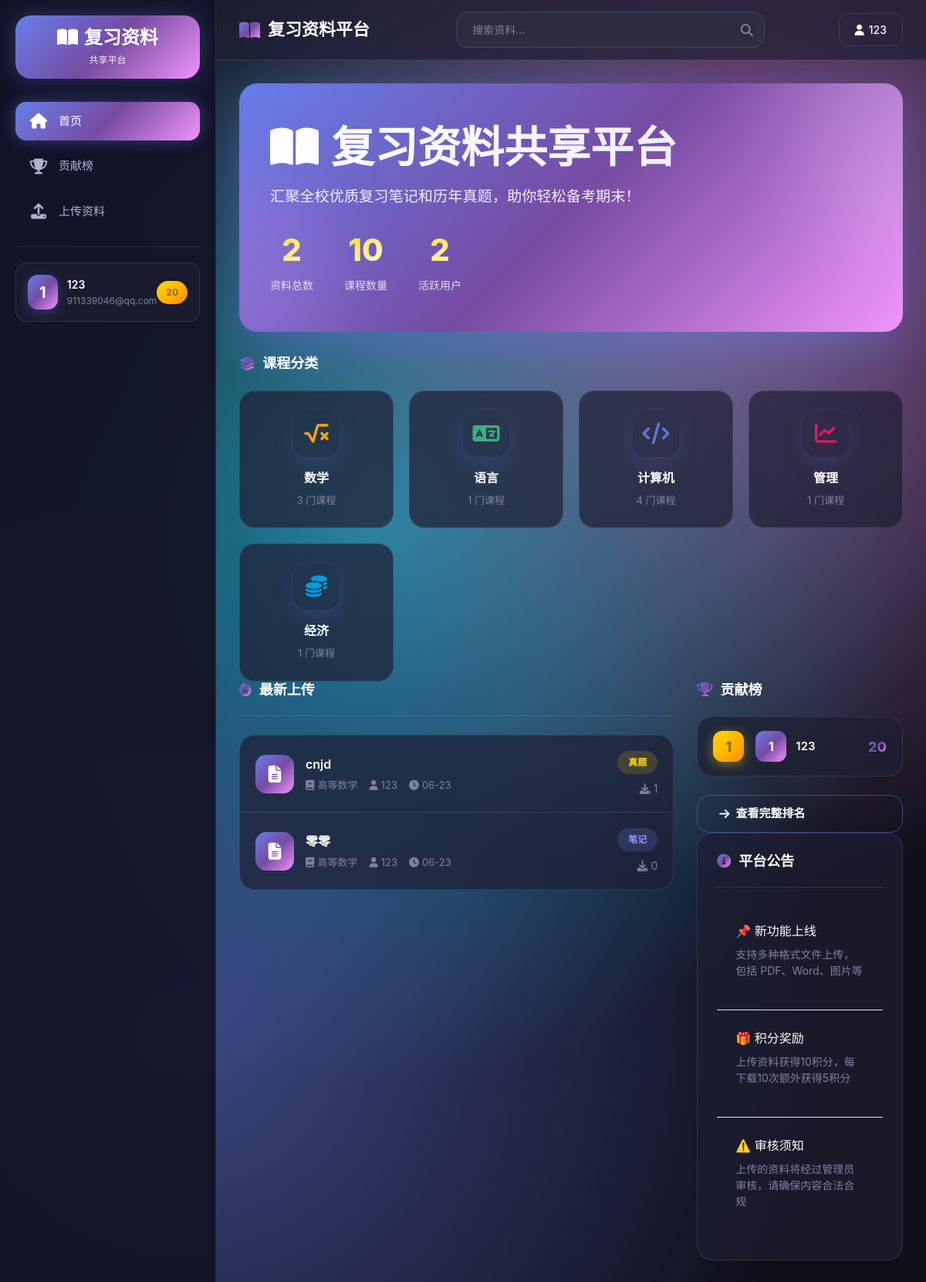
The app's page / (signed in) with its own data.
### app/models.py (models this page shows, shortened)
class User(UserMixin, db.Model):
    id = db.Column(db.Integer, primary_key=True)
    username = db.Column(db.String(80), unique=True, nullable=False)
    email = db.Column(db.String(120), unique=True, nullable=False)
    password_hash = db.Column(db.String(128), nullable=False)
    is_admin = db.Column(db.Boolean, default=False)
    points = db.Column(db.Integer, default=0)
    created_at = db.Column(db.DateTime, default=datetime.utcnow)
    materials = db.relationship('Material', backref='uploader', lazy='dynamic')
    downloads = db.relationship('DownloadRecord', backref='user', lazy='dynamic')

class Material(db.Model):
    id = db.Column(db.Integer, primary_key=True)
    title = db.Column(db.String(200), nullable=False)
    description = db.Column(db.Text)
    file_path = db.Column(db.String(255), nullable=False)
    file_type = db.Column(db.String(20), nullable=False)
    material_type = db.Column(db.String(20), nullable=False)
    uploader_id = db.Column(db.Integer, db.ForeignKey('user.id'))
    course_id = db.Column(db.Integer, db.ForeignKey('course.id'))
    upload_time = db.Column(db.DateTime, default=datetime.utcnow)
    download_count = db.Column(db.Integer, default=0)
    is_approved = db.Column(db.Boolean, default=True)
    downloads = db.relationship('DownloadRecord', backref='material', lazy='dynamic')

class Course(db.Model):
    id = db.Column(db.Integer, primary_key=True)
    name = db.Column(db.String(100), nullable=False)
    category = db.Column(db.String(50), nullable=False)
    materials = db.relationship('Material', backref='course', lazy='dynamic')

### app/main.py (the view)
@bp.route('/')
def index():
    categories = Course.query.with_entities(Course.category).distinct().all()
    categories = [c[0] for c in categories]
    courses_by_category = {}
    for category in categories:
        count = Course.query.filter_by(category=category).count()
        courses_by_category[category] = count
    recent_materials = Material.query.filter_by(is_approved=True).order_by(Material.upload_time.desc()).limit(6).all()
    top_contributors = User.query.filter_by(is_admin=False).order_by(User.points.desc()).limit(5).all()
    total_materials = Material.query.filter_by(is_approved=True).count()
    total_courses = Course.query.count()
    total_users = User.query.count()
    return render_template('main/index.html',
                           categories=categories,
                           courses_by_category=courses_by_category,
                           recent_materials=recent_materials,
                           top_contributors=top_contributors,
                           total_materials=total_materials,
                           total_courses=total_courses,
                           total_users=total_users)

### app/models.py (called while the page is built)
@login_manager.user_loader
def load_user(user_id):
    return User.query.get(int(user_id))

### app/templates/main/index.html (shortened to what this page needs)
{% extends 'base.html' %}
{% block content %}
<div class="hero-section animate-fade-in-up">
    <div class="hero-content">
        <h1><i class="fas fa-book-open mr-3"></i>复习资料共享平台</h1>
        <p>汇聚全校优质复习笔记和历年真题，助你轻松备考期末！</p>
        <div class="hero-stats">
            <div class="hero-stat">
                <div class="hero-stat-value">{{ total_materials }}</div>
                <div class="hero-stat-label">资料总数</div>
            </div>
            <div class="hero-stat">
                <div class="hero-stat-value">{{ total_courses }}</div>
                <div class="hero-stat-label">课程数量</div>
            </div>
            <div class="hero-stat">
                <div class="hero-stat-value">{{ total_users }}</div>
                <div class="hero-stat-label">活跃用户</div>
            </div>
        </div>
    </div>
</div>
<div class="mb-6 animate-fade-in-up delay-200">
    <h2 class="glass-card-title mb-4">
        <i class="fas fa-layer-group"></i>课程分类
    </h2>
    <div class="category-grid">
        {% set category_gradients = {
            '数学': ['fas fa-square-root-alt', 'linear-gradient(135deg, #faa61a, #f59e0b)'],
            '语言': ['fas fa-language', 'linear-gradient(135deg, #43b581, #3ca373)'],
            '计算机': ['fas fa-code', 'linear-gradient(135deg, #667eea, #5a6fb5)'],
            '管理': ['fas fa-chart-line', 'linear-gradient(135deg, #e91e63, #c2185b)'],
            '经济': ['fas fa-coins', 'linear-gradient(135deg, #00b0f4, #0086c3)']
        } %}
        {% for category in categories %}
        <a href="{{ url_for('main.category', category_name=category) }}" class="text-decoration-none">
            <div class="category-card" style="--gradient-primary: {{ category_gradients[category][1] }}">
                <div class="category-card-icon">
                    <i class="{{ category_gradients[category][0] }}"></i>
                </div>
                <div class="category-card-title">{{ category }}</div>
                <div class="category-card-count">{{ courses_by_category.get(category, 0) }} 门课程</div>
            </div>
        </a>
        {% endfor %}
    </div>
</div>
<div class="row">
    <div class="col-lg-8 mb-6 animate-fade-in-up delay-300">
        <div class="glass-card-header mb-4">
            <h2 class="glass-card-title">
                <i class="fas fa-fire" style="color: #faa61a;"></i>最新上传
            </h2>
        </div>
        <div class="material-list">
            {% if recent_materials %}
                {% for material in recent_materials %}
                <a href="{{ url_for('main.course', course_id=material.course_id) }}" class="material-item">
                    <div class="material-item-icon">
                        <i class="fas fa-file-alt"></i>
                    </div>
                    <div class="material-item-content">
                        <div class="material-item-title">{{ material.title }}</div>
                        <div class="material-item-meta">
                            <span><i class="fas fa-book"></i>{{ material.course.name }}</span>
                            <span><i class="fas fa-user"></i>{{ material.uploader.username }}</span>
                            <span><i class="fas fa-clock"></i>{{ material.upload_time.strftime('%m-%d') }}</span>
                        </div>
                    </div>
                    <div class="material-item-stats">
                        <span class="material-badge {{ 'badge-notes' if material.material_type == 'notes' else 'badge-exam' }}">
                            {{ '笔记' if material.material_type == 'notes' else '真题' }}
                        </span>
                        <div class="text-muted small">
                            <i class="fas fa-download"></i> {{ material.download_count }}
                        </div>
                    </div>
                </a>
                {% endfor %}
            {% endif %}
        </div>
    </div>
    <div class="col-lg-4">
        <div class="mb-6 animate-fade-in-up delay-400">
            <h2 class="glass-card-title mb-4">
                <i class="fas fa-trophy" style="color: #faa61a;"></i>贡献榜
            </h2>
            <div class="leaderboard-container">
                {% if top_contributors %}
                    {% for user in top_contributors %}
                    <div class="leaderboard-item">
                        <div class="leaderboard-rank rank-{{ loop.index }}">
                            {{ loop.index }}
                        </div>
                        <div class="leaderboard-user">
                            <div class="leaderboard-avatar">{{ user.username[0].upper() }}</div>
                            <div class="leaderboard-username">{{ user.username }}</div>
                        </div>
                        <div class="leaderboard-points">{{ user.points }}</div>
                    </div>
                    {% endfor %}
                {% else %}
                    <div class="text-center py-8 text-muted">
                        <i class="fas fa-trophy fa-3x mb-3"></i>
                        <p>暂无贡献者</p>
                    </div>
                {% endif %}
            </div>
            <a href="{{ url_for('main.leaderboard') }}" class="btn btn-outline w-100 mt-4">
                <i class="fas fa-arrow-right"></i> 查看完整排名
            </a>
        </div>
        <div class="glass-card animate-fade-in-up delay-500">
            <div class="glass-card-header">
                <h3 class="glass-card-title">
                    <i class="fas fa-info-circle"></i>平台公告
                </h3>
            </div>
            <div class="card-body" style="padding: 0;">
                <div class="p-4 border-bottom border-glass">
                    <div class="font-weight-600 mb-2" style="color: var(--text-primary);">📌 新功能上线</div>
                    <p class="text-muted small">支持多种格式文件上传，包括 PDF、Word、图片等</p>
                </div>
                <div class="p-4 border-bottom border-glass">
                    <div class="font-weight-600 mb-2" style="color: var(--text-primary);">🎁 积分奖励</div>
                    <p class="text-muted small">上传资料获得10积分，每下载10次额外获得5积分</p>
                </div>
                <div class="p-4">
                    <div class="font-weight-600 mb-2" style="color: var(--text-primary);">⚠️ 审核须知</div>
                    <p class="text-muted small">上传的资料将经过管理员审核，请确保内容合法合规</p>
                </div>
            </div>
        </div>
    </div>
</div>
{% endblock %}

### app/templates/base.html (shortened to what this page needs)
<!DOCTYPE html>
<html lang="zh-CN">
<head>
    <link rel="stylesheet" href="https://cdn.jsdelivr.net/npm/bootstrap@4.6.2/dist/css/bootstrap.min.css">
    <link rel="stylesheet" href="https://cdnjs.cloudflare.com/ajax/libs/font-awesome/6.4.0/css/all.min.css">
</head>
<body>
    <div class="app-container">
        <aside class="sidebar" id="sidebar">
            <div class="sidebar-logo">
                <h1><i class="fas fa-book-open mr-2"></i>复习资料</h1>
                <p>共享平台</p>
            </div>
            <ul class="sidebar-nav">
                <li>
                    <a href="{{ url_for('main.index') }}" class="{% if request.endpoint == 'main.index' %}active{% endif %}">
                        <i class="fas fa-home"></i>首页
                    </a>
                </li>
                <li>
                    <a href="{{ url_for('main.leaderboard') }}" class="{% if request.endpoint == 'main.leaderboard' %}active{% endif %}">
                        <i class="fas fa-trophy"></i>贡献榜
                    </a>
                </li>
                {% if current_user.is_authenticated %}
                <li>
                    <a href="{{ url_for('main.upload') }}" class="{% if request.endpoint == 'main.upload' %}active{% endif %}">
                        <i class="fas fa-upload"></i>上传资料
                    </a>
                </li>
                {% endif %}
            </ul>
            <div class="sidebar-divider"></div>
            {% if current_user.is_authenticated %}
            <div class="sidebar-user">
                <div class="sidebar-user-avatar">{{ current_user.username[0].upper() }}</div>
                <div class="sidebar-user-info">
                    <div class="name">{{ current_user.username }}</div>
                    <div class="email">{{ current_user.email }}</div>
                </div>
                <div class="sidebar-user-points">{{ current_user.points }}</div>
            </div>
            {% endif %}
        </aside>
        <div class="main-content">
            <nav class="navbar">
                <a class="navbar-brand" href="{{ url_for('main.index') }}">
                    <i class="fas fa-book-open"></i>复习资料平台
                </a>
                <div class="search-container">
                    <form action="{{ url_for('main.search') }}" method="get">
                        <input type="search" name="keyword" placeholder="搜索资料..." autocomplete="off">
                        <i class="fas fa-search"></i>
                    </form>
                </div>
                <div class="navbar-actions">
                    {% if current_user.is_authenticated %}
                    <div class="dropdown">
                        <button class="navbar-btn navbar-btn-outline" data-toggle="dropdown">
                            <i class="fas fa-user"></i> {{ current_user.username }}
                        </button>
                    </div>
                    {% endif %}
                </div>
            </nav>
            <main>
                {% block content %}{% endblock %}
            </main>
        </div>
    </div>
</body>
</html>

### records on screen
User: username "1", username "123", email "911339046@qq.com", points "20"
Material: title "cnjd", course.name "高等数学", uploader.username "123", upload_time "06-23", material_type "真题", download_count "1"
Material: title "零零", course.name "高等数学", uploader.username "123", upload_time "06-23", material_type "笔记", download_count "0"

### other values on screen
{{ total_materials }} "2"
{{ total_courses }} "10"
{{ total_users }} "2"
{{ category }} "数学" "语言" "计算机" "管理" "经济"
{{ courses_by_category.get(category, 0) }} "3" "1" "4" "1" "1"
